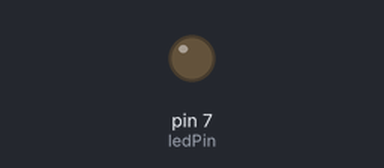
A sketch run on a simulated Arduino Uno, built with avr-gcc and run on an emulated ATmega328P. Parts: output pins drawn as LEDs (lit = HIGH). What the sketch prints to the serial monitor is not drawn.

Above: at 3.1 s.
At 9.5 s:
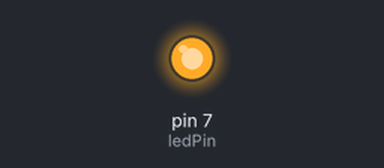
Timing chart, 0 to 16.7 s (numbered marks = the images above):
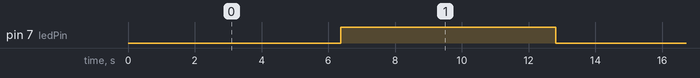

The sketch:

uebung1-14.ino
```cpp
int ledPin = 7;
int buttonPin = 5;
int counter = 0;

void setup() {
  // put your setup code here, to run once:
  Serial.begin(9600);
}

void loop() {
  // put your main code here, to run repeatedly:
  counter += 1;
  if (counter % 256 == 0) {
    counter = 0;
  }
  analogWrite(ledPin, counter);
  Serial.print("LED: ");
  Serial.println(counter);
  delay(50);
}
```

Measured:
- by itself, pin 7 (ledPin): alternates HIGH for 6.4 s and LOW for 6.4 s
